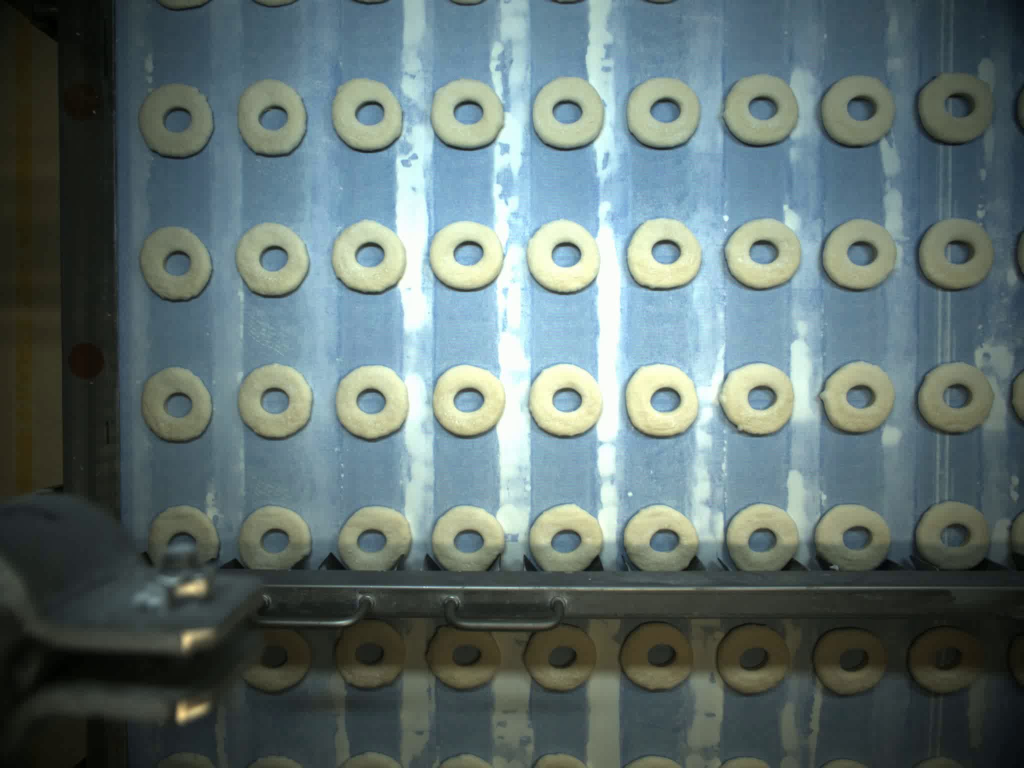
#> input picture images/20260424_092041__frame_000001__left.jpg, 2048 x 1536 px (shown at 1/2 size); its folder holds only this picture in this run
$ python generate_rough_masks.py
#> lines starting #> are read from the running program, lines starting #| are printed output that depends on the picture; after the words box and inside, x2 and y2 are one past the last pixel; in counts of white or black regions, pixels touching at a corner belong together
### utils.py
import os
import cv2
import numpy as np

def create_directories(paths):
    """
    Create output directories if they do not exist.
    """
    for path in paths:
        os.makedirs(path, exist_ok=True)

def read_image(image_path):
    """
    Read an image using OpenCV.
    """
    image = cv2.imread(image_path)

    if image is None:
        raise FileNotFoundError(f"Could not read image: {image_path}")

    return image


def save_image(save_path, image):
    """
    Save image to disk.
    """
    cv2.imwrite(save_path, image)

def gaussian_blur(image, kernel_size):
    """
    Apply Gaussian Blur to reduce noise.
    """
    return cv2.GaussianBlur(image, kernel_size, 0)

def median_blur(image, kernel_size=5):
    return cv2.medianBlur(image, kernel_size)

def convert_to_hsv(image):
    """
    Convert BGR image to HSV.
    """
    return cv2.cvtColor(image, cv2.COLOR_BGR2HSV)

def equalize_lighting(hsv_image, clip_limit=2.0, tile_grid=(8, 8)):
    """
    Apply CLAHE to the V (brightness) channel of an HSV image to
    normalize uneven lighting (e.g. shadowed regions at frame edges)
    before thresholding. This recovers detail in dim regions without
    blowing out already-bright regions.
    """

    h, s, v = cv2.split(hsv_image)

    clahe = cv2.createCLAHE(
        clipLimit=clip_limit,
        tileGridSize=tile_grid
    )

    v_eq = clahe.apply(v)

    return cv2.merge([h, s, v_eq])

def apply_roi_mask(image, roi_bottom_fraction=1.0, exclude_regions_fraction=None):
    """
    Zero out static, non-product regions of the frame before thresholding:
    a bottom cutoff (e.g. conveyor rail + reflection strip below it) and
    any number of excluded rectangles (e.g. a fixed mechanical fixture).

    roi_bottom_fraction: keep rows above this fraction of image height,
        zero out everything from that row down.
    exclude_regions_fraction: list of (x_min, y_min, x_max, y_max) tuples,
        each as a fraction of (width, height), zeroed out regardless of
        the bottom cutoff.

    Works on grayscale/binary masks or BGR/HSV images (any number of
    channels) - operates on rows/columns, not pixel values.
    """

    result = image.copy()
    h, w = image.shape[:2]

    bottom_row = int(h * roi_bottom_fraction)
    result[bottom_row:, :] = 0

    if exclude_regions_fraction:
        for x_min_f, y_min_f, x_max_f, y_max_f in exclude_regions_fraction:
            x_min = int(w * x_min_f)
            y_min = int(h * y_min_f)
            x_max = int(w * x_max_f)
            y_max = int(h * y_max_f)
            result[y_min:y_max, x_min:x_max] = 0

    return result

def generate_rough_mask(hsv_image, lower_hsv, upper_hsv):
    """
    Generate rough mask using a single HSV range threshold.

    NOTE: Previously this also applied a standalone V > 120 threshold and
    an S < 110 threshold on top of the inRange() result. Those two extra
    thresholds silently narrowed the effective range to V>120 and S<110,
    which is tighter than (and inconsistent with) LOWER_HSV/UPPER_HSV in
    config.py. That caused valid pixels within the configured HSV range
    to be dropped. If you need to exclude the saturated blue conveyor,
    do it by tightening the S upper bound in UPPER_HSV in config.py
    instead of adding a second contradictory threshold here.
    """

    lower = np.array(lower_hsv, dtype=np.uint8)
    upper = np.array(upper_hsv, dtype=np.uint8)

    mask = cv2.inRange(
        hsv_image,
        lower,
        upper
    )

    return mask

def apply_morphology(mask, kernel_size, close_kernel_size=None):
    """
    Apply morphological opening and closing to clean the rough mask.

    close_kernel_size (optional) lets closing use a larger kernel than
    opening, which bridges gaps in partial/broken rings without
    over-thickening real edges during the opening step.
    """

    kernel = cv2.getStructuringElement(
        cv2.MORPH_ELLIPSE,
        kernel_size
    )

    close_kernel = cv2.getStructuringElement(
        cv2.MORPH_ELLIPSE,
        close_kernel_size if close_kernel_size is not None else kernel_size
    )

    # First repair broken donut edges
    closed = cv2.morphologyEx(
        mask,
        cv2.MORPH_CLOSE,
        close_kernel
    )

    # Smooth edges while preserving shape
    closed = cv2.medianBlur(closed, 5)

    return closed

def filter_connected_components(
    mask,
    min_area,
    max_area=None
):
    """
    Remove only tiny connected components.

    We intentionally DO NOT filter by width or height because
    partially visible donuts near the image borders can have
    small bounding boxes but are still valid.
    """

    num_labels, labels, stats, _ = cv2.connectedComponentsWithStats(
        mask,
        connectivity=8
    )

    cleaned = np.zeros_like(mask)

    for i in range(1, num_labels):

        area = stats[i, cv2.CC_STAT_AREA]

        # Remove tiny noise
        if area < min_area:
            continue

        # Optional upper limit
        if max_area is not None and area > max_area:
            continue

        cleaned[labels == i] = 255

    return cleaned

def filter_by_circularity(mask, min_area, min_circularity):
    """
    Keep only contours that are sufficiently circular.

    Circularity:
        1.0 = perfect circle
        ~0.7-0.9 = donut/ring
        <0.4 = elongated objects, rails, reflections

    NOTE: cv2.findContours with RETR_EXTERNAL only returns each ring's
    OUTER boundary - it has no notion of the inner hole. Filling that
    outer contour with cv2.FILLED therefore fills the hole solid too,
    turning every donut into a filled disc. We restore the hole at the
    end by re-intersecting with the original mask (which is 0 at the
    hole), rather than using the filled contour directly.
    """

    contours, _ = cv2.findContours(
        mask,
        cv2.RETR_EXTERNAL,
        cv2.CHAIN_APPROX_SIMPLE
    )

    cleaned = np.zeros_like(mask)

    for contour in contours:

        area = cv2.contourArea(contour)

        if area < min_area:
            continue

        perimeter = cv2.arcLength(contour, True)

        if perimeter == 0:
            continue

        circularity = (4 * np.pi * area) / (perimeter * perimeter)

        # Uncomment for debugging
        # print(f"Area={area:.0f}, Circularity={circularity:.3f}")

        x, y, w, h = cv2.boundingRect(contour)
        aspect_ratio = w / float(h)

        # Keep good circular contours
        if circularity >= min_circularity:
            cv2.drawContours(
                cleaned,
                [contour],
                -1,
                255,
                cv2.FILLED
            )
            continue

        # Also keep broken donuts that are still roughly square
        if 0.75 <= aspect_ratio <= 1.30:
            cv2.drawContours(
                cleaned,
                [contour],
                -1,
                255,
                cv2.FILLED
            )

    # Re-intersect with the original mask so donut holes (0 in the
    # original) are restored rather than left filled solid.
    return cv2.bitwise_and(cleaned, mask)

# [308 lines left out: functions overlay_mask, create_debug_visualization, add_title, estimate_ring_ratio, complete_ring_shapes, not called in this run]

### generate_rough_masks.py
import os

from config import (
    IMAGE_DIR,
    ROUGH_MASK_DIR,
    REFINED_MASK_DIR,
    RESULTS_DIR,
    GAUSSIAN_KERNEL,
    LOWER_HSV,
    UPPER_HSV,
    MORPH_KERNEL,
    CLOSE_KERNEL,
    CLAHE_CLIP_LIMIT,
    CLAHE_TILE_GRID,
    ROI_BOTTOM_FRACTION,
    EXCLUDE_REGIONS_FRACTION,
    MIN_COMPONENT_AREA,
    MAX_COMPONENT_AREA,
    MIN_AREA,
    MIN_CIRCULARITY,
    IMAGE_EXTENSIONS,
)

from utils import (
    create_directories,
    read_image,
    save_image,
    gaussian_blur,
    median_blur,
    convert_to_hsv,
    equalize_lighting,
    apply_roi_mask,
    generate_rough_mask,
    apply_morphology,
    filter_connected_components,
    filter_by_circularity,
)

def main():

    create_directories([
        ROUGH_MASK_DIR,
        REFINED_MASK_DIR,
        RESULTS_DIR
    ])

    image_files = [
        f for f in os.listdir(IMAGE_DIR)
        if f.lower().endswith(IMAGE_EXTENSIONS)
    ]

    print(f"Found {len(image_files)} images.")

    if not image_files:
        print("No images found!")
        return

    for image_name in image_files:

        image_path = os.path.join(
            IMAGE_DIR,
            image_name
        )

        # Read original image
        image = read_image(image_path)
#> in read_image, image is the input picture: shape (1536, 2048, 3); mean B, G, R 112.7, 113.2, 96.8

        # Zero out static non-product regions (fixture, reflection strip)
        # before any color processing touches them
        image = apply_roi_mask(
            image,
            ROI_BOTTOM_FRACTION,
            EXCLUDE_REGIONS_FRACTION
        )
#> after the loop in apply_roi_mask, `for x_min_f, y_min_f, x_max_f, y_max_f in exclude_regions_fraction:`:
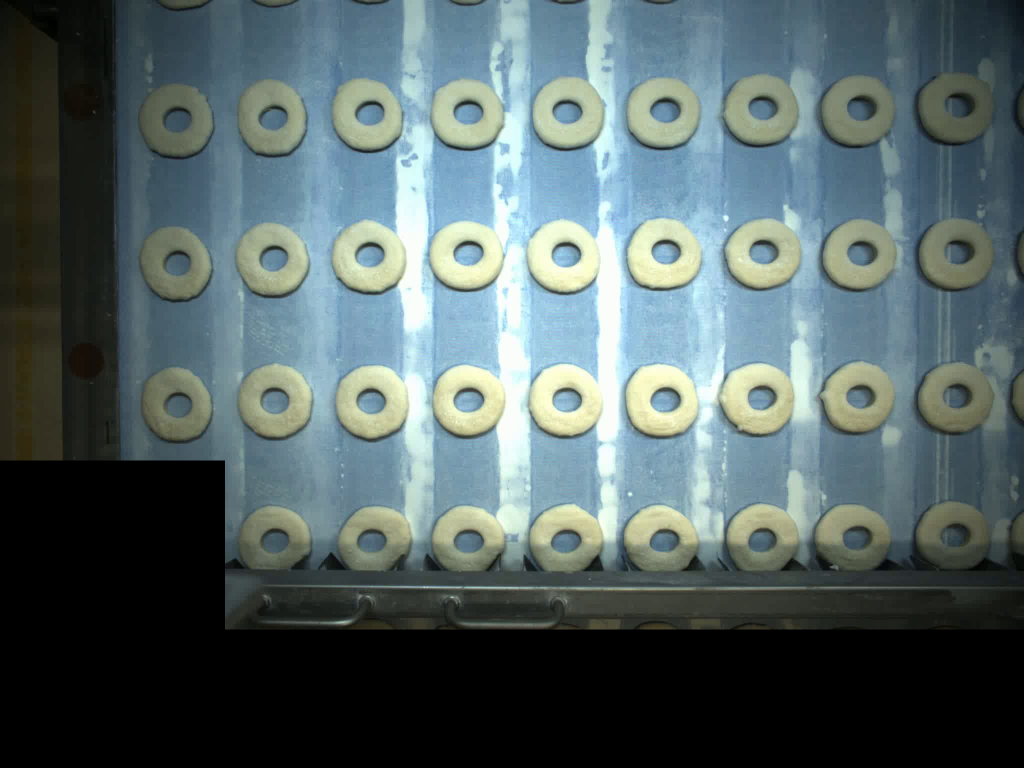
#> result: shape (1536, 2048, 3) (shown at 1/2 size); mean B, G, R 100.8, 99.9, 84.7

        # Apply Gaussian Blur
        blurred = gaussian_blur(
            image,
            GAUSSIAN_KERNEL
        )

        blurred = median_blur(
            blurred,
            5
        )

        # Convert to HSV
        hsv = convert_to_hsv(
            blurred
        )

        # --- DEBUG: mask WITHOUT CLAHE, for direct before/after comparison ---
        no_clahe_mask = generate_rough_mask(
            hsv,
            LOWER_HSV,
            UPPER_HSV
        )
#> in generate_rough_mask, `mask = cv2.inRange( hsv_image, lower, upper )`:
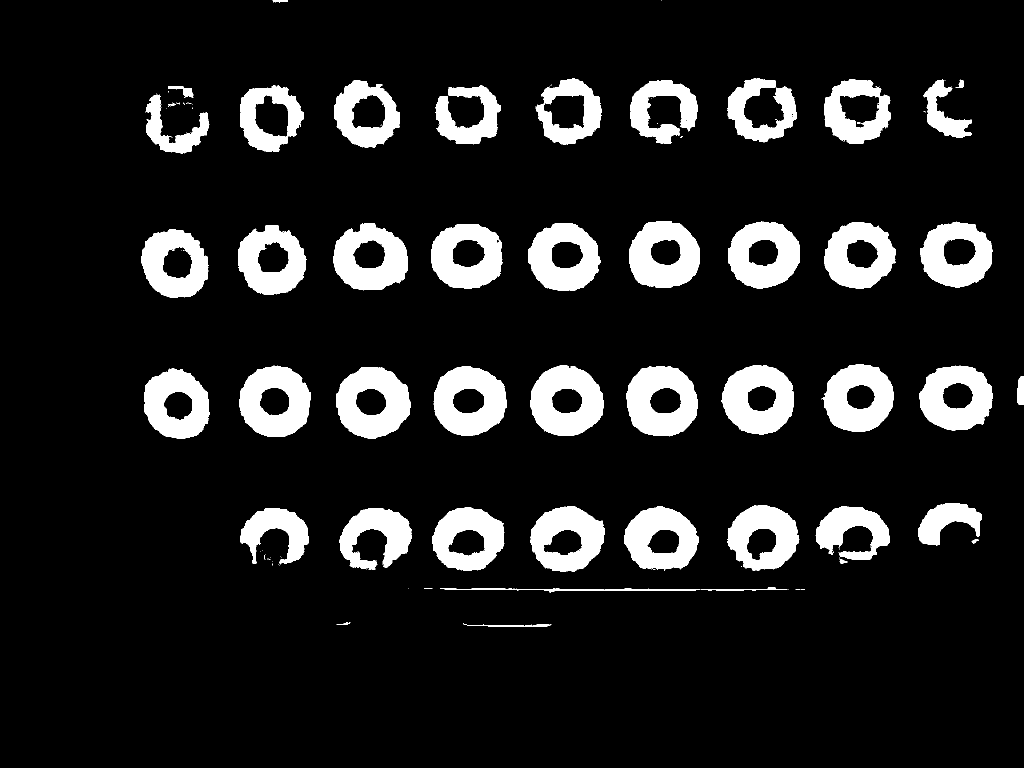
#> mask: shape (1536, 2048) (shown at 1/2 size); 12.2% white; 119 white regions (73 under 20 px), largest, box (x1, y1, x2, y2) and area: (673, 734, 821, 877) 13783, (1060, 731, 1208, 872) 13710, (1253, 732, 1396, 873) 13689
        save_image(
            os.path.join(RESULTS_DIR, f"debug_1_no_clahe_{image_name}"),
            no_clahe_mask
        )

        # Normalize uneven lighting (e.g. shadowed frame edges) before
        # thresholding, so dim regions aren't lost
        hsv = equalize_lighting(
            hsv,
            CLAHE_CLIP_LIMIT,
            CLAHE_TILE_GRID
        )
#> in equalize_lighting, `v_eq = clahe.apply(v)`:
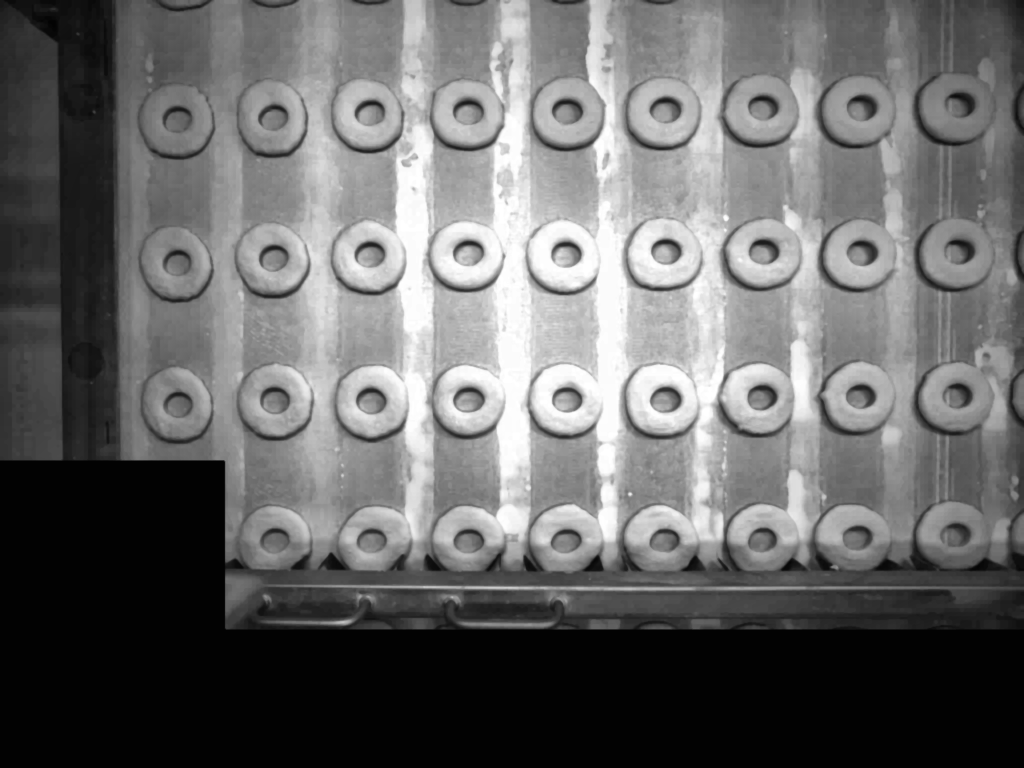
#> v_eq: shape (1536, 2048) (shown at 1/2 size); min 2, max 255, mean 104.4

        # Generate rough mask
        rough_mask = generate_rough_mask(
            hsv,
            LOWER_HSV,
            UPPER_HSV
        )

        save_image(
            os.path.join(
                RESULTS_DIR,
                f"debug_2_with_clahe_{image_name}"
            ),
            rough_mask
        )

        # Morphological cleaning (larger kernel for closing bridges gaps
        # in partial/broken rings)
        rough_mask = apply_morphology(
            rough_mask,
            MORPH_KERNEL,
            CLOSE_KERNEL
        )

        save_image(
            os.path.join(RESULTS_DIR, f"debug_3_after_morph_{image_name}"),
            rough_mask
        )

        # Remove invalid connected components
        rough_mask = filter_connected_components(
            rough_mask,
            MIN_COMPONENT_AREA,
            MAX_COMPONENT_AREA,
        )
#> in filter_connected_components, `num_labels, labels, stats, _ = cv2.connectedComponentsWithStats( mask,..`:
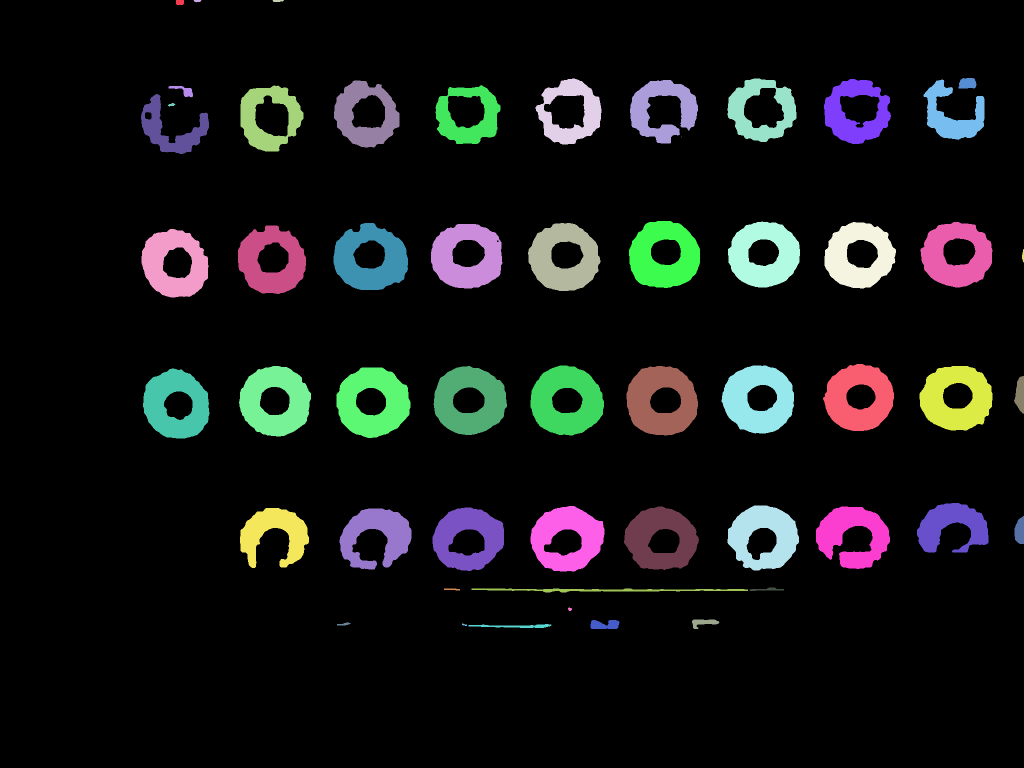
#> labels: shape (1536, 2048) int32 (shown at 1/2 size); 55 distinct labels, from 0 to 54; one colour per label, 0 black
#> in filter_connected_components, `num_labels, labels, stats, _ = cv2.connectedComponentsWithStats( mask,..`: num_labels = 55; stats = 55 rows, first 6: [0, 0, 2048, 1536, 2752567], [352, 0, 16, 10, 155], [387, 0, 16, 5, 55], [545, 0, 23, 4, 77], [1071, 157, 132, 132, 8450], [1455, 157, 138, 127, 8660]
#> the loop in filter_connected_components, `for i in range(1, num_labels): ` made 54 passes
#> area on passes 1 to 8: 155, 55, 77, 8450, 8660, 652, 9591, 6642

        save_image(
            os.path.join(RESULTS_DIR, f"debug_4_after_components_{image_name}"),
            rough_mask
        )

        # Remove non-ring-shaped fragments (dashes, partial arcs, noise)
        rough_mask = filter_by_circularity(
            rough_mask,
            MIN_AREA,
            MIN_CIRCULARITY
        )
#> in filter_by_circularity, `contours, _ = cv2.findContours( mask, cv2.RETR_EXTERNAL, cv2.CHAIN_APP..`: contours = 47 contours; largest, box (x1, y1, x2, y2) and area: (673, 735, 821, 876) 15946, (1253, 732, 1396, 871) 15791, (1061, 731, 1208, 871) 15783, (867, 732, 1014, 870) 15550, (478, 732, 622, 873) 15500
#> the loop in filter_by_circularity, `for contour in contours: ` made 47 passes
#> (area, perimeter, circularity, x, y, w, h, aspect_ratio) on passes 5, 9, 10, 11, 12, 13, 14, 15: (1644, 1128.7, 0.0162, 943, 1177, 553, 8, 69.12), (9745, 695.8, 0.253, 679, 1017, 144, 122, 1.18), (8560.5, 618.3, 0.281, 480, 1016, 138, 120, 1.15), (13859, 450.6, 0.858, 865, 1015, 143, 127, 1.13), (10488, 713, 0.259, 1632, 1013, 148, 125, 1.18), (14254, 463.6, 0.833, 1248, 1013, 150, 127, 1.18), (14594.5, 464.9, 0.849, 1061, 1012, 148, 131, 1.13), (13959, 460.3, 0.828, 1455, 1011, 143, 130, 1.1)
#> in filter_by_circularity, `return cv2.bitwise_and(cleaned, mask)`:
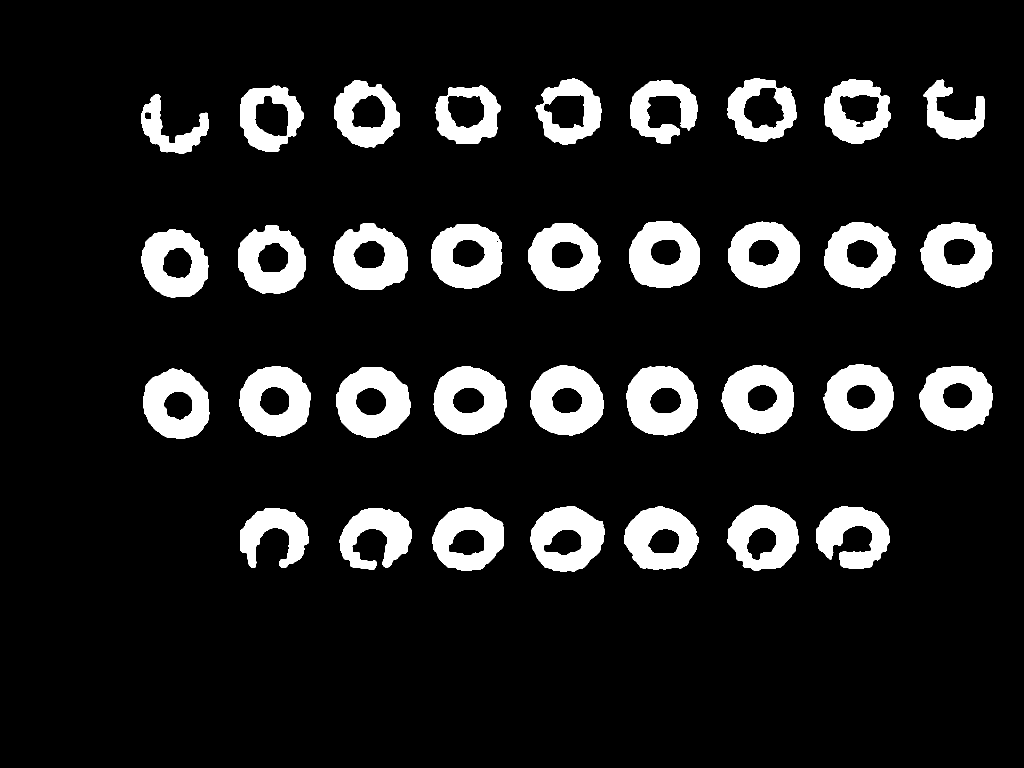
#> returned value: shape (1536, 2048) (shown at 1/2 size); 12% white; 34 white regions, largest, box (x1, y1, x2, y2) and area: (673, 735, 821, 876) 13549, (1061, 731, 1208, 871) 13532, (1253, 732, 1396, 871) 13440

        save_image(
            os.path.join(RESULTS_DIR, f"debug_5_after_circularity_{image_name}"),
            rough_mask
        )

        # Save rough mask
        output_name = os.path.splitext(image_name)[0] + ".png"

        save_image(
            os.path.join(
                ROUGH_MASK_DIR,
                output_name
            ),
            rough_mask
        )

        print(f"Processed: {image_name}")

    print("All rough masks generated successfully!")


if __name__ == "__main__":
    main()
